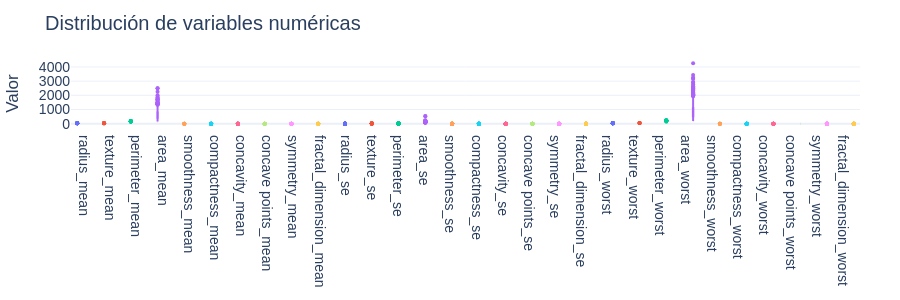

Notebook code cell kept with this figure:
### Markdown cell above
Por lo visto, no tenemos valores dúplicados. Veamos ahora los valores atípicos.

### Code cell
import plotly.graph_objects as go
import plotly.colors as pc
import plotly.express as px

target = df['diagnosis']
features = df.drop(columns=['diagnosis'], axis=1)

def plot_boxplots(df, title='Boxplots por variable', height=300):
    """
    Genera un boxplot interactivo con colores variados para cada columna numérica del DataFrame.

    Parámetros:
    - df: pandas.DataFrame con los datos
    - title: título del gráfico
    - height: altura del gráfico en píxeles
    """
    fig = go.Figure()

    numeric_cols = df.select_dtypes(include='number').columns
    colors = pc.qualitative.Plotly  # paleta de colores categóricos

    for i, column in enumerate(numeric_cols):
        fig.add_trace(go.Box(
            y=df[column],
            name=column,
            boxpoints='outliers',
            marker=dict(size=4, color=colors[i % len(colors)]),
            line=dict(color=colors[i % len(colors)]),
            fillcolor=colors[i % len(colors)],
        ))

    fig.update_layout(
        title=title,
        yaxis_title='Valor',
        boxmode='group',
        template='plotly_white',
        font=dict(family='Arial', size=14),
        margin=dict(l=40, r=40, t=60, b=40),
        height=height,
        showlegend=False,
    )

    fig.show()

plot_boxplots(features, title='Distribución de variables numéricas', height=300)

### Figure 1 — Plotly figure (JSON) as saved in the notebook; plotly's stock layout.template omitted (floating-point values rounded to 4 significant figures; data arrays with more than 128 entries replaced by an {"elided": "..."} marker saying what was removed)
{"data": [{"boxpoints": "outliers", "fillcolor": "#636EFA", "line": {"color": "#636EFA"}, "marker": {"color": "#636EFA", "size": 4}, "name": "radius_mean", "type": "box", "y": {"elided": "569 float values"}}, {"boxpoints": "outliers", "fillcolor": "#EF553B", "line": {"color": "#EF553B"}, "marker": {"color": "#EF553B", "size": 4}, "name": "texture_mean", "type": "box", "y": {"elided": "569 float values"}}, {"boxpoints": "outliers", "fillcolor": "#00CC96", "line": {"color": "#00CC96"}, "marker": {"color": "#00CC96", "size": 4}, "name": "perimeter_mean", "type": "box", "y": {"elided": "569 float values"}}, {"boxpoints": "outliers", "fillcolor": "#AB63FA", "line": {"color": "#AB63FA"}, "marker": {"color": "#AB63FA", "size": 4}, "name": "area_mean", "type": "box", "y": {"elided": "569 float values"}}, {"boxpoints": "outliers", "fillcolor": "#FFA15A", "line": {"color": "#FFA15A"}, "marker": {"color": "#FFA15A", "size": 4}, "name": "smoothness_mean", "type": "box", "y": {"elided": "569 float values"}}, {"boxpoints": "outliers", "fillcolor": "#19D3F3", "line": {"color": "#19D3F3"}, "marker": {"color": "#19D3F3", "size": 4}, "name": "compactness_mean", "type": "box", "y": {"elided": "569 float values"}}, {"boxpoints": "outliers", "fillcolor": "#FF6692", "line": {"color": "#FF6692"}, "marker": {"color": "#FF6692", "size": 4}, "name": "concavity_mean", "type": "box", "y": {"elided": "569 float values"}}, {"boxpoints": "outliers", "fillcolor": "#B6E880", "line": {"color": "#B6E880"}, "marker": {"color": "#B6E880", "size": 4}, "name": "concave points_mean", "type": "box", "y": {"elided": "569 float values"}}, {"boxpoints": "outliers", "fillcolor": "#FF97FF", "line": {"color": "#FF97FF"}, "marker": {"color": "#FF97FF", "size": 4}, "name": "symmetry_mean", "type": "box", "y": {"elided": "569 float values"}}, {"boxpoints": "outliers", "fillcolor": "#FECB52", "line": {"color": "#FECB52"}, "marker": {"color": "#FECB52", "size": 4}, "name": "fractal_dimension_mean", "type": "box", "y": {"elided": "569 float values"}}, {"boxpoints": "outliers", "fillcolor": "#636EFA", "line": {"color": "#636EFA"}, "marker": {"color": "#636EFA", "size": 4}, "name": "radius_se", "type": "box", "y": {"elided": "569 float values"}}, {"boxpoints": "outliers", "fillcolor": "#EF553B", "line": {"color": "#EF553B"}, "marker": {"color": "#EF553B", "size": 4}, "name": "texture_se", "type": "box", "y": {"elided": "569 float values"}}, {"boxpoints": "outliers", "fillcolor": "#00CC96", "line": {"color": "#00CC96"}, "marker": {"color": "#00CC96", "size": 4}, "name": "perimeter_se", "type": "box", "y": {"elided": "569 float values"}}, {"boxpoints": "outliers", "fillcolor": "#AB63FA", "line": {"color": "#AB63FA"}, "marker": {"color": "#AB63FA", "size": 4}, "name": "area_se", "type": "box", "y": {"elided": "569 float values"}}, {"boxpoints": "outliers", "fillcolor": "#FFA15A", "line": {"color": "#FFA15A"}, "marker": {"color": "#FFA15A", "size": 4}, "name": "smoothness_se", "type": "box", "y": {"elided": "569 float values"}}, {"boxpoints": "outliers", "fillcolor": "#19D3F3", "line": {"color": "#19D3F3"}, "marker": {"color": "#19D3F3", "size": 4}, "name": "compactness_se", "type": "box", "y": {"elided": "569 float values"}}, {"boxpoints": "outliers", "fillcolor": "#FF6692", "line": {"color": "#FF6692"}, "marker": {"color": "#FF6692", "size": 4}, "name": "concavity_se", "type": "box", "y": {"elided": "569 float values"}}, {"boxpoints": "outliers", "fillcolor": "#B6E880", "line": {"color": "#B6E880"}, "marker": {"color": "#B6E880", "size": 4}, "name": "concave points_se", "type": "box", "y": {"elided": "569 float values"}}, {"boxpoints": "outliers", "fillcolor": "#FF97FF", "line": {"color": "#FF97FF"}, "marker": {"color": "#FF97FF", "size": 4}, "name": "symmetry_se", "type": "box", "y": {"elided": "569 float values"}}, {"boxpoints": "outliers", "fillcolor": "#FECB52", "line": {"color": "#FECB52"}, "marker": {"color": "#FECB52", "size": 4}, "name": "fractal_dimension_se", "type": "box", "y": {"elided": "569 float values"}}, {"boxpoints": "outliers", "fillcolor": "#636EFA", "line": {"color": "#636EFA"}, "marker": {"color": "#636EFA", "size": 4}, "name": "radius_worst", "type": "box", "y": {"elided": "569 float values"}}, {"boxpoints": "outliers", "fillcolor": "#EF553B", "line": {"color": "#EF553B"}, "marker": {"color": "#EF553B", "size": 4}, "name": "texture_worst", "type": "box", "y": {"elided": "569 float values"}}, {"boxpoints": "outliers", "fillcolor": "#00CC96", "line": {"color": "#00CC96"}, "marker": {"color": "#00CC96", "size": 4}, "name": "perimeter_worst", "type": "box", "y": {"elided": "569 float values"}}, {"boxpoints": "outliers", "fillcolor": "#AB63FA", "line": {"color": "#AB63FA"}, "marker": {"color": "#AB63FA", "size": 4}, "name": "area_worst", "type": "box", "y": {"elided": "569 float values"}}, {"boxpoints": "outliers", "fillcolor": "#FFA15A", "line": {"color": "#FFA15A"}, "marker": {"color": "#FFA15A", "size": 4}, "name": "smoothness_worst", "type": "box", "y": {"elided": "569 float values"}}, {"boxpoints": "outliers", "fillcolor": "#19D3F3", "line": {"color": "#19D3F3"}, "marker": {"color": "#19D3F3", "size": 4}, "name": "compactness_worst", "type": "box", "y": {"elided": "569 float values"}}, {"boxpoints": "outliers", "fillcolor": "#FF6692", "line": {"color": "#FF6692"}, "marker": {"color": "#FF6692", "size": 4}, "name": "concavity_worst", "type": "box", "y": {"elided": "569 float values"}}, {"boxpoints": "outliers", "fillcolor": "#B6E880", "line": {"color": "#B6E880"}, "marker": {"color": "#B6E880", "size": 4}, "name": "concave points_worst", "type": "box", "y": {"elided": "569 float values"}}, {"boxpoints": "outliers", "fillcolor": "#FF97FF", "line": {"color": "#FF97FF"}, "marker": {"color": "#FF97FF", "size": 4}, "name": "symmetry_worst", "type": "box", "y": {"elided": "569 float values"}}, {"boxpoints": "outliers", "fillcolor": "#FECB52", "line": {"color": "#FECB52"}, "marker": {"color": "#FECB52", "size": 4}, "name": "fractal_dimension_worst", "type": "box", "y": {"elided": "569 float values"}}], "layout": {"boxmode": "group", "font": {"family": "Arial", "size": 14}, "height": 300, "margin": {"b": 40, "l": 40, "r": 40, "t": 60}, "showlegend": false, "title": {"text": "Distribución de variables numéricas"}, "yaxis": {"title": {"text": "Valor"}}}}
